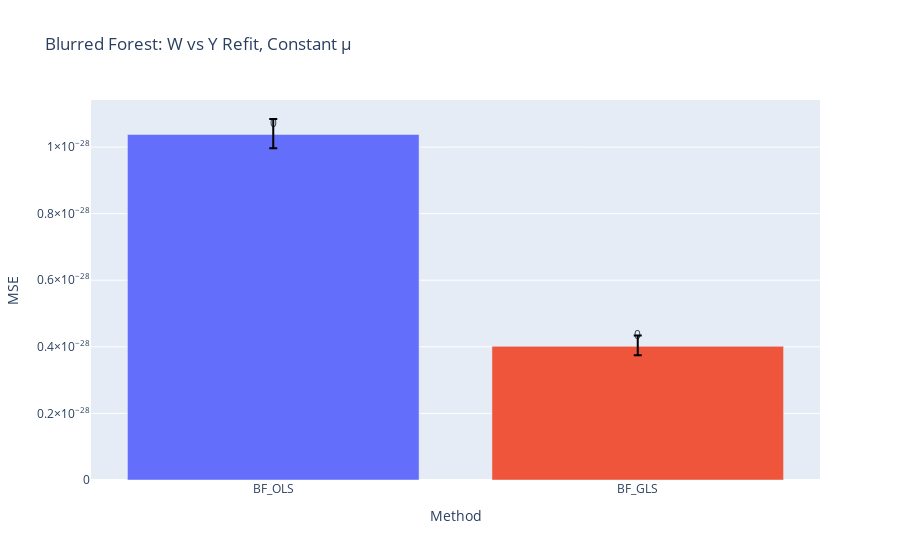

Write notebook code for a chart like this one.
### Code cell
fig = go.Figure()
fig.add_trace(go.Bar(
    x=df.columns, 
    y=(df).mean(),
    marker_color=px.colors.qualitative.Plotly,
    text=np.around((df).mean(),3),
    textposition='outside',
    error_y=dict(
        type='data',
        color='black',
        symmetric=False,
        array=(df).quantile(.75) - (df).mean(),
        arrayminus=(df).mean() - (df).quantile(.25))
#         array=(df).mean() + (df).std(),
#         arrayminus=(df).mean() - (df).std())
))
# fig.add_trace(go.Bar(
#     name='Experimental',
#     x=['GenCp', 'KFCV', 'SPCV'], y=(df).mean(),
#     error_y=dict(type='data', array=[1, 2])
# ))
# fig.update_layout(barmode='group')
# fig.add_hline(y=1., line_color='red')
fig.update_layout(
#     title=f"FC_\u03B4{delta}_snr{snr}_nk{noise_kernel}_nls{noise_length_scale}_nv{noise_nu}_Xk{X_kernel}_Xls{X_length_scale}_Xv{X_nu}",
    title=f"Blurred Forest: W vs Y Refit, Constant \u03bc" if const_mu \
            else f"Blurred Forest: W vs Y Refit, Linear \u03bc",
    xaxis_title="Method",
    yaxis_title="MSE",
#     legend_title="Legend Title",
#     font=dict(
#         family="Courier New, monospace",
#         size=18,
#         color="RebeccaPurple"
#     )
)
# barfp = os.path.expanduser(savedir + fig.layout.title['text'] + ".jpeg")
# fig.write_image(os.path.expanduser(barfp))
fig.show()

### Figure 1 — Plotly figure (JSON) as saved in the notebook; plotly's stock layout.template omitted (floating-point values rounded to 4 significant figures)
{"data": [{"error_y": {"array": [4.648e-30, 3.229e-30], "arrayminus": [4.158e-30, 2.654e-30], "color": "black", "symmetric": false, "type": "data"}, "marker": {"color": ["#636EFA", "#EF553B", "#00CC96", "#AB63FA", "#FFA15A", "#19D3F3", "#FF6692", "#B6E880", "#FF97FF", "#FECB52"]}, "text": [0, 0], "textposition": "outside", "type": "bar", "x": ["BF_OLS", "BF_GLS"], "y": [1.038e-28, 4.014e-29]}], "layout": {"title": {"text": "Blurred Forest: W vs Y Refit, Constant μ"}, "xaxis": {"title": {"text": "Method"}}, "yaxis": {"title": {"text": "MSE"}}}}
